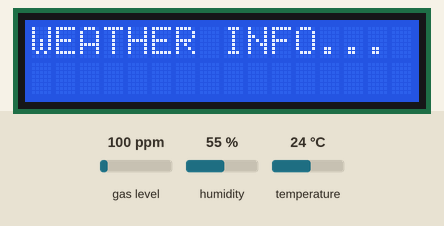
Bench run of a sketch on a simulated Arduino Uno, built with avr-gcc and run on an emulated ATmega328P. Parts: 16×2 character LCD. Inputs (shaded band) come from the test bench; at power-on: gas level 100 ppm, humidity 55 %, temperature 24 °C. What the sketch prints to the serial monitor is not drawn.

Above: at 0.7 s.
At 7.5 s:
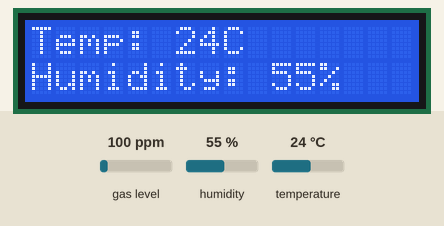
7.6 s: gas level set to 20 ppm
At 10.3 s:
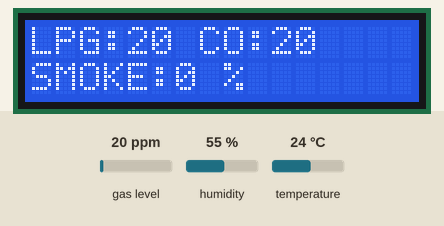
20.2 s: humidity set to 22 %
At 26.5 s:
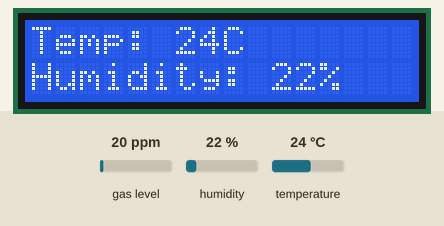
Timing chart, 0 to 28.0 s (numbered marks = the images above; inputs shaded):
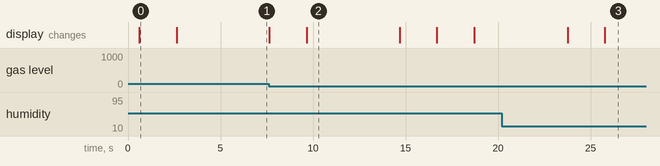

Measured:
- what the display in image 0 shows lasts 2.0 s, from 0.6 s to 2.6 s
- what the display in image 2 shows lasts 5.0 s, from 9.7 s to 14.7 s

The sketch:

arduino.ino
```cpp
#include <SimpleDHT.h>
#include "GravityTDS.h"
#include <MQ2.h>
#include <Wire.h>
#include <LiquidCrystal_I2C.h>

// DHT11 sensor pin
int pinDHT11 = 2;
SimpleDHT11 dht11(pinDHT11);

// MQ2 sensor pin
int Analog_Input = A0;
int lpg, co, smoke;
MQ2 mq2(Analog_Input);

#define TdsSensorPin A1
GravityTDS gravityTds;

// LCD setup
LiquidCrystal_I2C lcd(0x27, 16, 2); // Adjust the address and dimensions according to your LCD

float tdsValue = 0; // Declare tdsValue variable here

void setup() {
  Serial.begin(9600);

  // Initialize LCD with 16 columns and 2 rows
  lcd.begin(16, 2);
  lcd.backlight();

  // Initialize MQ2 sensor
  mq2.begin();
}

void loop() {
  // Read temperature and humidity from DHT11 sensor
  byte temperature = 0;
  byte humidity = 0;
  int err = SimpleDHTErrSuccess;
  if ((err = dht11.read(&temperature, &humidity, NULL)) != SimpleDHTErrSuccess) {
    Serial.print("Read DHT11 failed, err=");
    Serial.println(err);
    delay(1000);
    return;
  }else{
     Serial.print("Temperature: ");
  Serial.println(temperature);

  Serial.print("Humidity: ");
  Serial.println(humidity);
  }

  // Clear LCD
  lcd.clear();


  // Display temperature and humidity on LCD
  lcd.setCursor(0, 0);
  lcd.print("WEATHER INFO...");
  delay(2000);
  lcd.clear();

  lcd.setCursor(0, 0);
  lcd.print("Temp: ");
  lcd.print((int)temperature);
  lcd.print("C");
  lcd.setCursor(0, 1);
  lcd.print("Humidity: ");
  lcd.print((int)humidity);
  lcd.print("%");

  delay(5000); // Delay to allow viewing the data

  // Read sensor values from MQ2 sensor
  float* values = mq2.read(true); // Set it false if you don't want to print the values in the Serial

  // Read sensor values
  lpg = mq2.readLPG();
  co = mq2.readCO();
  smoke = mq2.readSmoke();

  // Clear LCD
  lcd.clear();


  // Display sensor values on LCD
   lcd.setCursor(0, 0);
  lcd.print("GAS VALUE...");
  delay(2000);
 lcd.clear();

  lcd.setCursor(0, 0);
  lcd.print("LPG:");
  lcd.print(lpg);
  lcd.print(" CO:");
  lcd.print(co);
  lcd.setCursor(0, 1);
  lcd.print("SMOKE:");
  lcd.print((smoke * 100)/10000);
  lcd.print(" %");


  delay(5000); // Delay to allow viewing the data
  lcd.clear();

  // Read TDS value
  gravityTds.setTemperature(temperature);  // Set the temperature and execute temperature compensation
  gravityTds.update();  // Sample and calculate
  tdsValue = gravityTds.getTdsValue();  // Then get the value


  // Display TDS values on LCD
   lcd.setCursor(0, 0);
  lcd.print("TDS VALUE...");
  delay(2000);
 lcd.clear();

  // Display TDS value on LCD
  lcd.setCursor(0, 0);
  lcd.print("TDS ");
  lcd.print(tdsValue, 0); // Print TDS value without decimal places
  lcd.print(" PPM");

delay(2000);
lcd.clear();
  if(tdsValue>500){
   lcd.print("Unsafe water");
  }else{
    lcd.print("safe water");
  }

  // Output TDS value to serial monitor
  Serial.print("TDS Value: ");
  Serial.print(tdsValue, 0); // Print TDS value without decimal places
  Serial.println(" ppm.");

  delay(5000); // Delay to stabilize readings and update display
}
```
